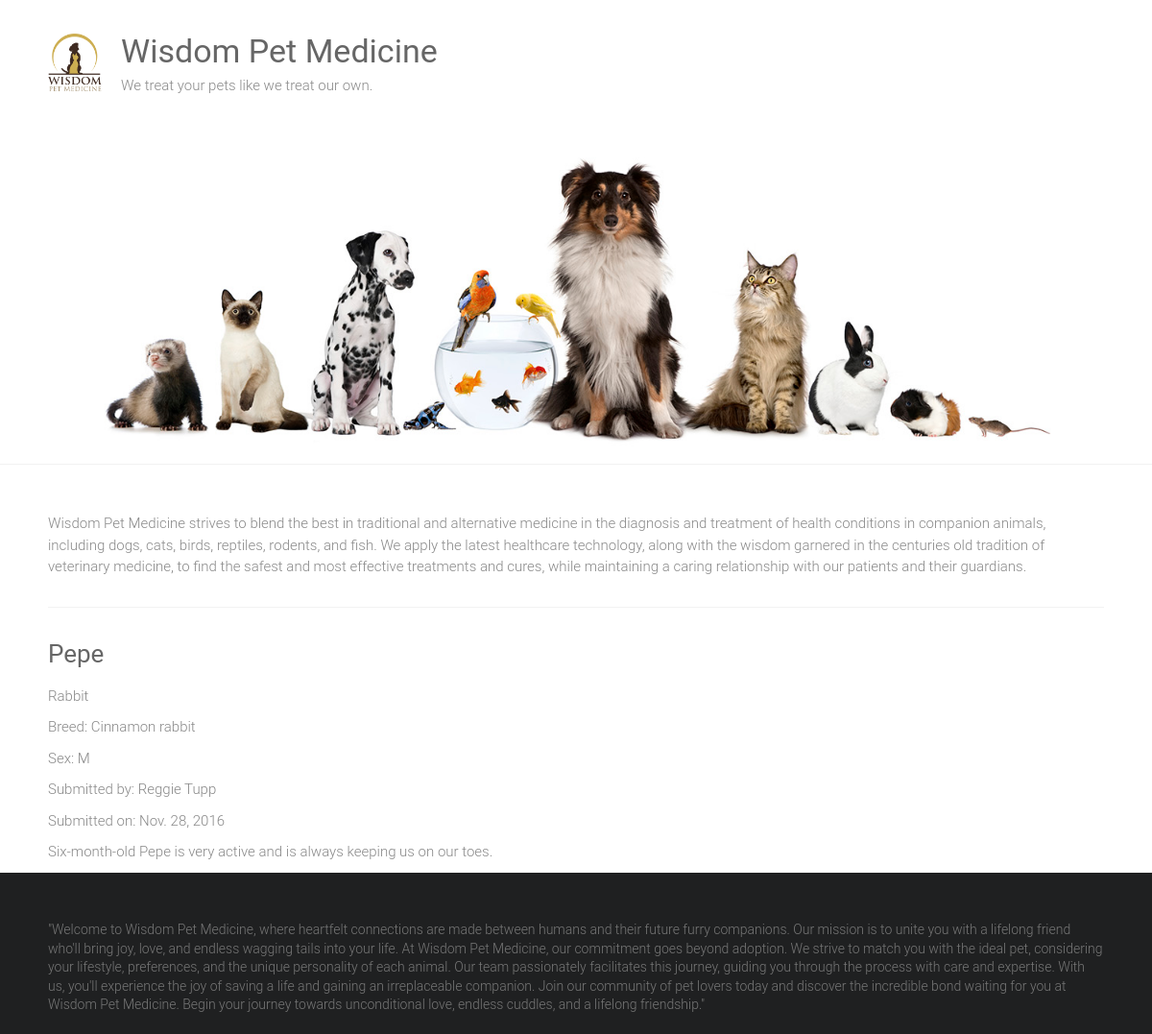
Page /adoptions/1/ on the committed database.
### adoptions/models.py (models this page shows)
class Pet(models.Model):
    SEX_CHOICES = [('M','Male'), ('F', 'Female')]
    name= models.CharField(max_length=50)
    submitter= models.CharField(max_length=50)
    species= models.CharField(max_length=50)
    breed= models.CharField(max_length=50, blank=True)
    description= models.TextField()
    sex= models.CharField(max_length=1, choices=SEX_CHOICES, blank=True)
    submission_date = models.DateTimeField()
    age = models.IntegerField(null=True)
    vaccination = models.ManyToManyField('Vaccine', blank=True)

### adoptions/views.py (the view)
# urls.py: path('adoptions/<int:pet_id>/', views.pet_detail, name='pet_detail')
def pet_detail(request, pet_id):
    try:
        pet = Pet.objects.get(id=pet_id)
    except Pet.DoesNotExist:
        raise Http404('Page not found')
    return render(request, 'pet_detail.html', {
        'pet':pet
    })

### adoptions/templates/pet_detail.html (shortened to what this page needs)
{% extends "base.html" %}
{% block content %}
<div>
    <h3>{{ pet.name|capfirst }}</h3>
    <p>{{ pet.species }}</p>
    {% if pet.breed %}
        <p>Breed: {{ pet.breed }}</p>
    {% endif %}
    {% if pet.sex %}
        <p>Sex: {{ pet.sex }}</p>
    {% endif %}
    <p>Submitted by: {{ pet.submitter }}</p>
    <p>Submitted on: {{pet.submission_date|date }}</p>
    <p>{{ pet.description  }}</p>
</div>
{% endblock %}

### adoptions/static/style.css (style rules this page uses)
html, body, div, span, applet, object, iframe, h1, h2, h3, h4, h5, h6, p, blockquote, pre, a, abbr, acronym, address, big, cite, code, del, dfn, em, font, ins, kbd, q, s, samp, small, strike, strong, sub, sup, tt, var, dl, dt, dd, ol, ul, li, fieldset, form, label, legend, table, caption, tbody, tfoot, thead, tr, th, td { border: 0; font: inherit; font-size: 100%; font-style: inherit; font-weight: inherit; margin: 0; outline: 0; padding: 0; vertical-align: baseline; }
html { overflow-y: scroll; -webkit-text-size-adjust: 100%; -ms-text-size-adjust: 100%; }
h1, h2, h3, h4, h5, h6 { color: #666666; line-height: 1.4; padding-bottom: 15px; font-weight: normal; }
h3 { font-size: 26px; }
body, button, input, select, textarea { color: #888888; font-size: 15px; line-height: 1.5; font-family: 'Roboto', sans-serif; font-weight: 300; }
p { color: #888888; font-size: 15px; line-height: 1.5; margin-bottom: 15px; font-weight: 300; }
body { background: #f2f2f2; }
body { padding-top: 30px; padding-bottom: 30px; }
body.wide { padding-top: 0; padding-bottom: 0; }
.single-page p { margin-bottom: 10px; }

### rows in the picture
Pet: name "Pepe", species "Rabbit", breed "Cinnamon rabbit", sex "M", submitter "Reggie Tupp", submission_date "Nov. 28, 2016", description "Six-month-old Pepe is very active and is always keeping us on our toes."
